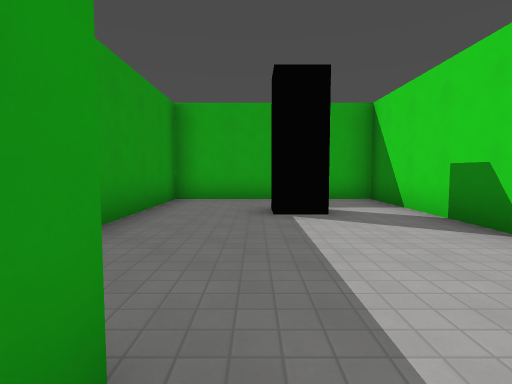
view 1 (above)

21 first-person views from a walk through a Godot game level. The camera is 1.4 m above the floor, tilts 4° down and sees 80° across. The floor is counted in squares, 2 m on a side. Each view is taken from the middle of a square. On the plan, view 1 faces up. The plan holds only what a view shows up to about 10 squares ahead; the rest is blank. The place goes on beyond the plan. Flat picture figures and markers are not drawn. Characters and animated objects are left out. Surface patterns are stand-ins for the level's own textures.

view 2
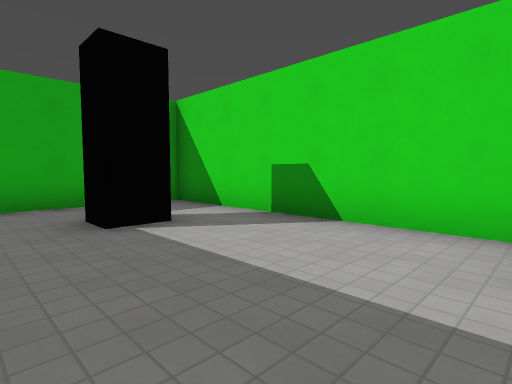

view 3
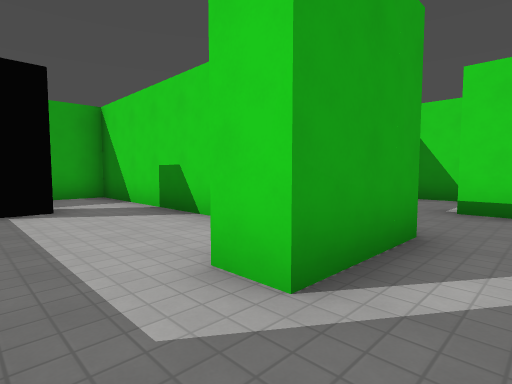

view 4
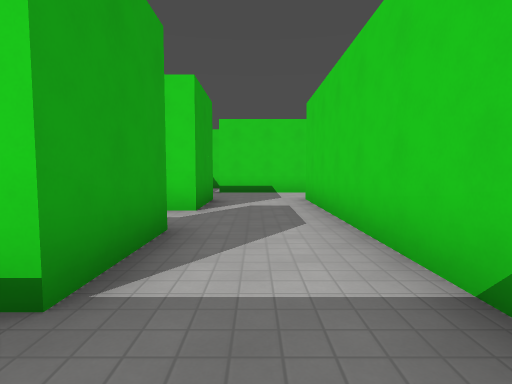

view 5
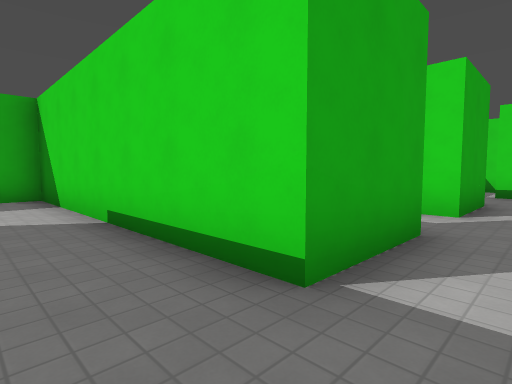

view 6
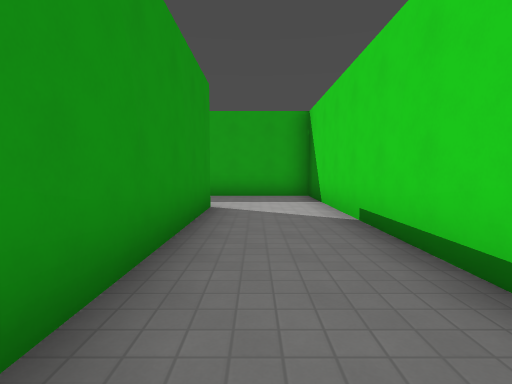

view 7
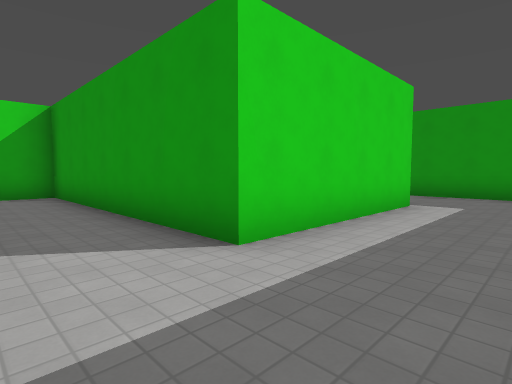

view 8
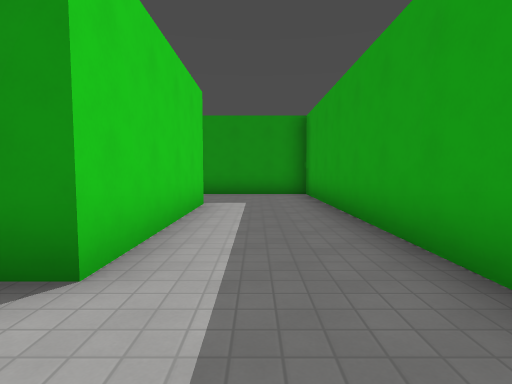

view 9
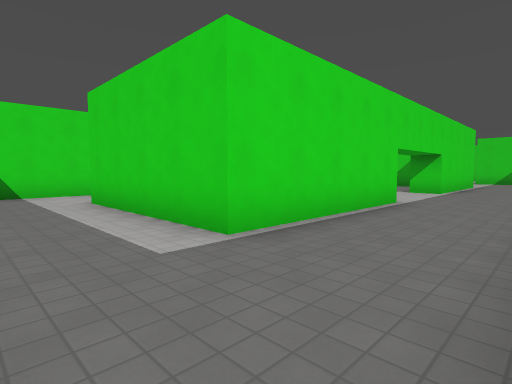

view 10
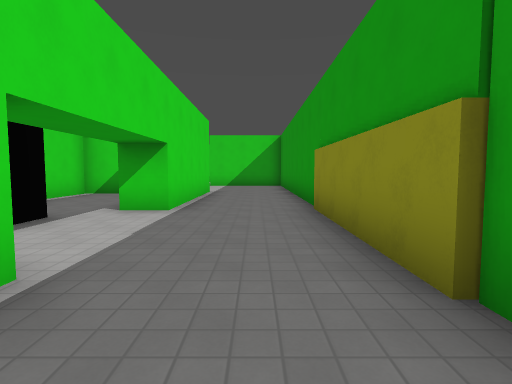

view 11
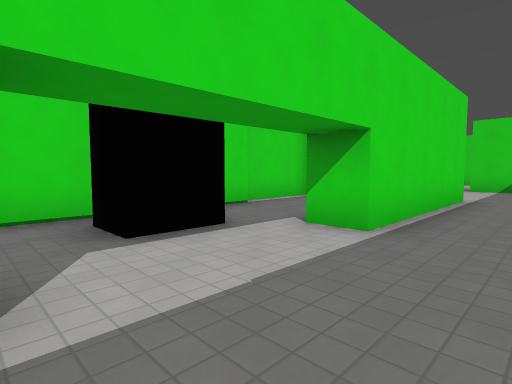

view 12
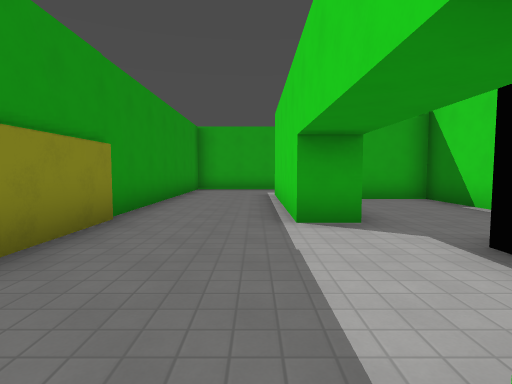

view 13
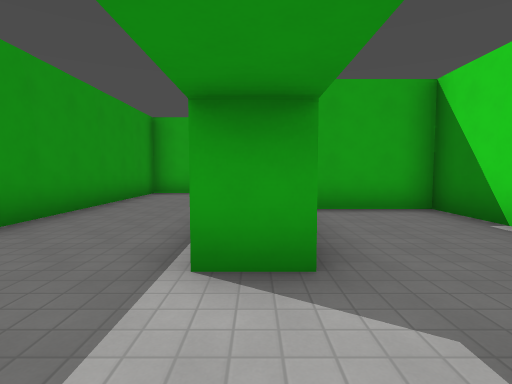

view 14
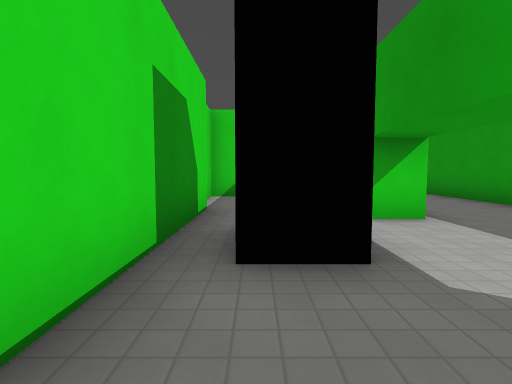

view 15
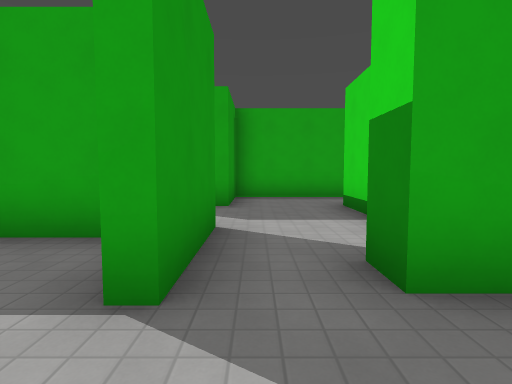

view 16
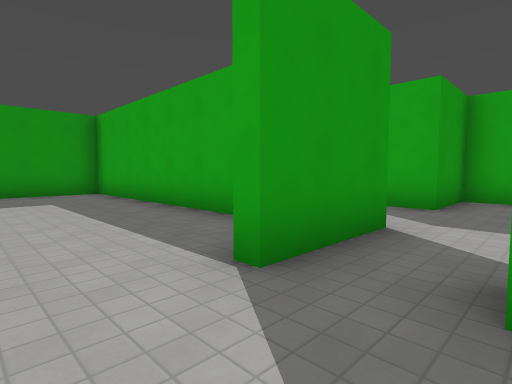

view 17
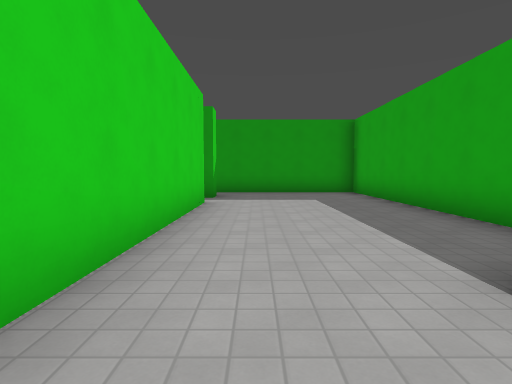

view 18
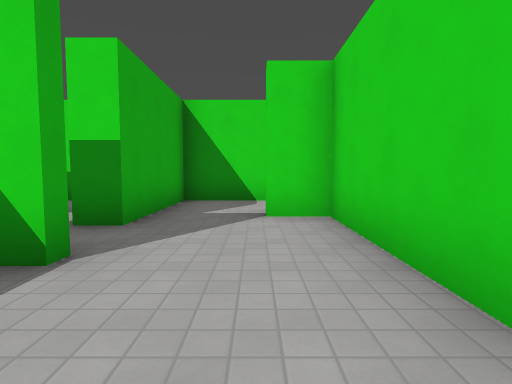

view 19
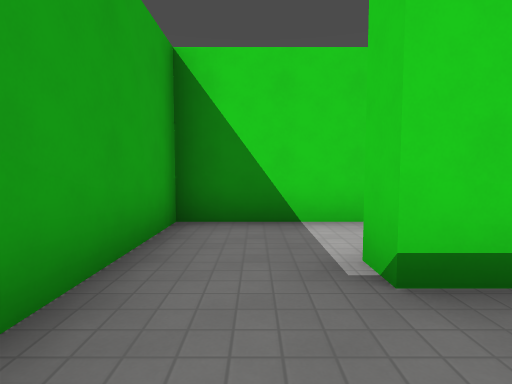

view 20
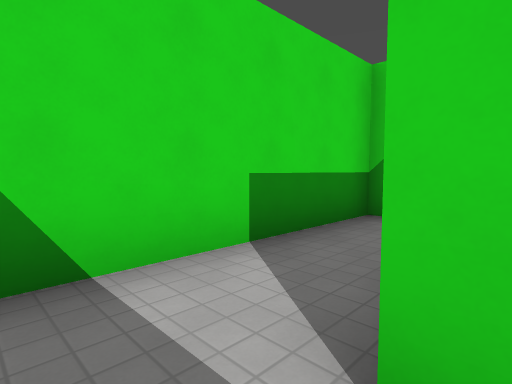

view 21
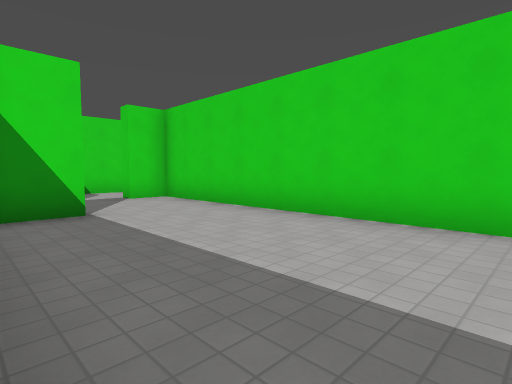

### Floor plan
Points are (right, up) in squares from view 1. A wall is a line through its corners. A room is listed if a view was taken in it or the views show most of it. See-through windows are left out.
Room 1 (views 1, 2)
walls: (-0.4, 0.9) (-0.4, 0.4); (2.8, 1.2) (2.8, 7.5) (-2, 7.5) (-2, 3.9); (1.3, 0.1) (1.3, 0.9)
ways out: opening at (0.5, 0) to room 2
objects: block (1, 5)
Room 2 (view 3)
walls: (-0.4, 0.1) (-2.5, 0.1); (-2.4, -2.2) (3.2, -2.2); (3.5, 0.1) (1.3, 0.1)
ways out: opening at (0.5, 0) to room 1; opening at (-1.5, -1) to room 3; opening at (2.5, -1) to room 7
Room 3 (views 4, 5, 6, 7, 8, 9, 10, 11, 12, 13, 14)
walls: (-8.5, 0.1) (-9.5, 0.1) (-9.5, 4.9) (-4.9, 4.9) (-4.9, -2.2) (-2.4, -2.2); (-5.8, 1.4) (-5.8, 3.6) (-7.9, 3.6); (-2.5, 0.1) (-2.5, 7.5) (-12.1, 7.5) (-12.1, -7.5); (-6.1, -4.8) (-6.1, 0); (-6.9, -7.1) (-5.8, -7.1) (-5.8, -4.9); (-9.5, -7.5) (-9.5, -3.4) (-8.5, -3.4)
ways out: opening at (-1.5, -1) to room 2
objects: block (-7, -2)
Room 4 (views 15, 16, 17, 18, 21)
walls: (2.5, -2.8) (-4.9, -2.8) (-4.9, -7.2); (-1.8, -7.1) (5.8, -7.1) (5.8, -6.2) (6.1, -6.2); (-3.5, -7.1) (-2.9, -7.1); (8.1, -7) (8.1, -4.3) (4.9, -4.3) (4.9, -3.6)
ways out: opening at (6, -3) to room 6; opening at (4.5, -2) to room 7
objects: box (3, -4)
Room 5 (views 19, 20)
walls: (5.8, 0.2) (6.4, 0.2); (6.4, 2.1) (3.5, 2.1) (3.5, 0.1)
ways out: opening at (6, 1) to room 6; opening at (4.5, 0) to room 7
Room 6 (no view inside)
walls: (8.1, -3.8) (8.1, 2.1) (6.4, 2.1)
ways out: opening at (6, -3) to room 4; opening at (6, 1) to room 5
Room 7 (no view inside)
walls: (5.8, -2.6) (5.8, 0.2)
ways out: opening at (2.5, -1) to room 2; opening at (4.5, -2) to room 4; opening at (4.5, 0) to room 5

Positions as (right, up) in squares from view 1, and headings:
1: (0, 0), facing up
2: (-1, 1), facing up-right
3: (0, -1), facing up-right
4: (-4, -1), facing right
5: (-4, -1), facing up-right
6: (-4, -1), facing up
7: (-3, 7), facing down-left
8: (-3, 6), facing left
9: (-12, 7), facing down-right
10: (-11, 2), facing down
11: (-11, 0), facing down-right
12: (-10, -4), facing up
13: (-9, -2), facing up
14: (-7, 1), facing down
15: (4, -6), facing up
16: (5, -6), facing up-left
17: (5, -6), facing left
18: (1, -6), facing right
19: (4, 1), facing right
20: (6, 1), facing down-right
21: (-2, -3), facing down-right
